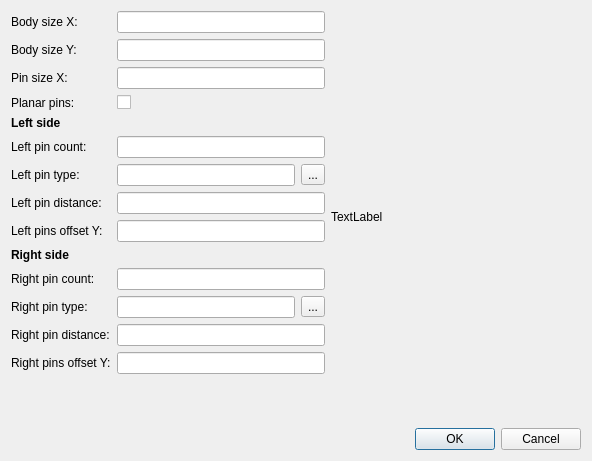
<?xml version="1.0" encoding="UTF-8"?>
<ui version="4.0">
 <class>SdDMasterPartDoubleSideLR</class>
 <widget class="QDialog" name="SdDMasterPartDoubleSideLR">
  <property name="geometry">
   <rect>
    <x>0</x>
    <y>0</y>
    <width>592</width>
    <height>461</height>
   </rect>
  </property>
  <property name="windowTitle">
   <string>Two sided pins left-right orientation part master</string>
  </property>
  <layout class="QVBoxLayout" name="verticalLayout">
   <item>
    <layout class="QHBoxLayout" name="horizontalLayout_3">
     <item>
      <layout class="QFormLayout" name="formLayout">
       <item row="0" column="0">
        <widget class="QLabel" name="label">
         <property name="text">
          <string>Body size X:</string>
         </property>
        </widget>
       </item>
       <item row="0" column="1">
        <widget class="QLineEdit" name="mBodySizeX"/>
       </item>
       <item row="1" column="0">
        <widget class="QLabel" name="label_2">
         <property name="text">
          <string>Body size Y:</string>
         </property>
        </widget>
       </item>
       <item row="1" column="1">
        <widget class="QLineEdit" name="mBodySizeY"/>
       </item>
       <item row="2" column="0">
        <widget class="QLabel" name="label_3">
         <property name="text">
          <string>Pin size X:</string>
         </property>
        </widget>
       </item>
       <item row="2" column="1">
        <widget class="QLineEdit" name="mPinSizeX"/>
       </item>
       <item row="3" column="0">
        <widget class="QLabel" name="label_14">
         <property name="text">
          <string>Planar pins:</string>
         </property>
        </widget>
       </item>
       <item row="3" column="1">
        <widget class="QCheckBox" name="mPlanar">
         <property name="text">
          <string/>
         </property>
        </widget>
       </item>
       <item row="4" column="0">
        <widget class="QLabel" name="label_12">
         <property name="font">
          <font>
           <weight>75</weight>
           <bold>true</bold>
          </font>
         </property>
         <property name="text">
          <string>Left side</string>
         </property>
        </widget>
       </item>
       <item row="5" column="0">
        <widget class="QLabel" name="label_4">
         <property name="text">
          <string>Left pin count:</string>
         </property>
        </widget>
       </item>
       <item row="5" column="1">
        <widget class="QLineEdit" name="mLeftPinCount"/>
       </item>
       <item row="6" column="0">
        <widget class="QLabel" name="label_5">
         <property name="text">
          <string>Left pin type:</string>
         </property>
        </widget>
       </item>
       <item row="6" column="1">
        <layout class="QHBoxLayout" name="horizontalLayout">
         <item>
          <widget class="QLineEdit" name="mLeftPinType"/>
         </item>
         <item>
          <widget class="QToolButton" name="mLeftPinTypeSelect">
           <property name="text">
            <string>...</string>
           </property>
          </widget>
         </item>
        </layout>
       </item>
       <item row="7" column="0">
        <widget class="QLabel" name="label_6">
         <property name="text">
          <string>Left pin distance:</string>
         </property>
        </widget>
       </item>
       <item row="7" column="1">
        <widget class="QLineEdit" name="mLeftPinDistance"/>
       </item>
       <item row="8" column="0">
        <widget class="QLabel" name="label_7">
         <property name="text">
          <string>Left pins offset Y:</string>
         </property>
        </widget>
       </item>
       <item row="8" column="1">
        <widget class="QLineEdit" name="mLeftPinOffsetY"/>
       </item>
       <item row="9" column="0">
        <widget class="QLabel" name="label_13">
         <property name="font">
          <font>
           <weight>75</weight>
           <bold>true</bold>
          </font>
         </property>
         <property name="text">
          <string>Right side</string>
         </property>
        </widget>
       </item>
       <item row="10" column="0">
        <widget class="QLabel" name="label_8">
         <property name="text">
          <string>Right pin count:</string>
         </property>
        </widget>
       </item>
       <item row="10" column="1">
        <widget class="QLineEdit" name="mRightPinCount"/>
       </item>
       <item row="11" column="0">
        <widget class="QLabel" name="label_11">
         <property name="text">
          <string>Right pin type:</string>
         </property>
        </widget>
       </item>
       <item row="11" column="1">
        <layout class="QHBoxLayout" name="horizontalLayout_2">
         <item>
          <widget class="QLineEdit" name="mRightPinType"/>
         </item>
         <item>
          <widget class="QToolButton" name="mRightPinTypeSelect">
           <property name="text">
            <string>...</string>
           </property>
          </widget>
         </item>
        </layout>
       </item>
       <item row="12" column="0">
        <widget class="QLabel" name="label_10">
         <property name="text">
          <string>Right pin distance:</string>
         </property>
        </widget>
       </item>
       <item row="12" column="1">
        <widget class="QLineEdit" name="mRightPinDistance"/>
       </item>
       <item row="13" column="0">
        <widget class="QLabel" name="label_9">
         <property name="text">
          <string>Right pins offset Y:</string>
         </property>
        </widget>
       </item>
       <item row="13" column="1">
        <widget class="QLineEdit" name="mRightPinOffsetY"/>
       </item>
      </layout>
     </item>
     <item>
      <widget class="QLabel" name="mPreview">
       <property name="minimumSize">
        <size>
         <width>250</width>
         <height>250</height>
        </size>
       </property>
       <property name="toolTip">
        <string>Builded part preview</string>
       </property>
       <property name="text">
        <string>TextLabel</string>
       </property>
      </widget>
     </item>
    </layout>
   </item>
   <item>
    <widget class="QDialogButtonBox" name="buttonBox">
     <property name="orientation">
      <enum>Qt::Horizontal</enum>
     </property>
     <property name="standardButtons">
      <set>QDialogButtonBox::Cancel|QDialogButtonBox::Ok</set>
     </property>
    </widget>
   </item>
  </layout>
 </widget>
 <resources/>
 <connections/>
</ui>
